Frame 1 (no input): blank canvas, image omitted
Frame 60 (no input): blank canvas, image omitted
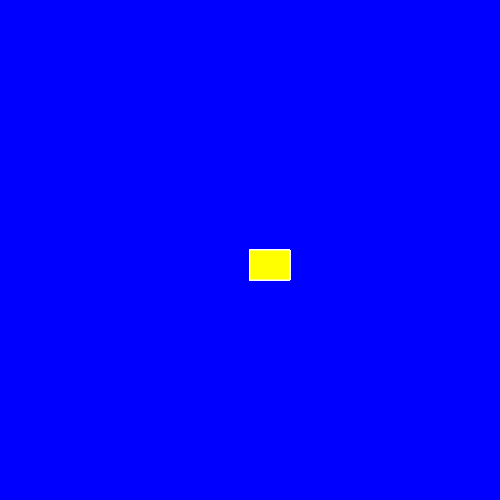
Frame 120 (the mouse pressed at the canvas centre since frame 60)

The p5.js sketch whose frames 1 and 60 were blank and that drew this single picture after the mouse press (run headless with seeded random() and noise() and a simulated clock; from frame 60 on, the mouse is pressed at the canvas centre):

// p5.js sketch
// ── sketch.js
function setup() {
    createCanvas(500, 500);
    background ("blue")
  }
  
  function draw() {
    
    stroke ("white");
    fill ("yellow");
    
    //console.log ()
    
      if (mouseIsPressed) {  rect(mouseX, mouseY, 40, 30);}
    
    
    
  }
